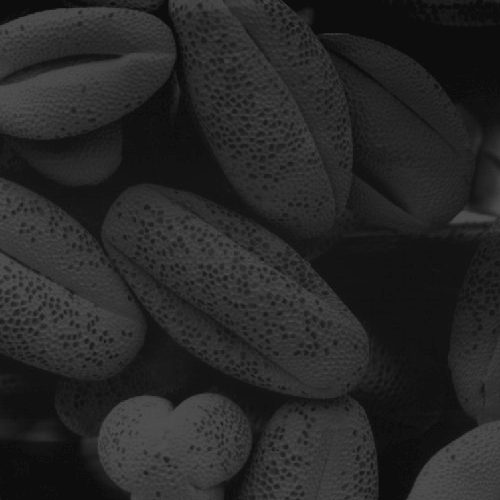
#> input picture 3401/image/A1.tif, 500 x 500 px, given in place of A1.png, which was not available
$ jupyter execute equalization_Chapter.ipynb   (text cells are left out)
#> lines starting #> are read from the running program, lines starting #| are printed output that depends on the picture; pictures that were not available may be replaced by others from this repository, and a replacement may not be noted
[cell 1]
import numpy as np
import cv2
import matplotlib.pyplot as plt

[cell 2]
def ShowImage(img):
    plt.axis("off")
    plt.imshow(img, cmap='gray')
    plt.show()

[cell 3]
gamma = 0.5
c = 255.0

[cell 4]
img = cv2.imread('./images/A1.png', 0)
#> img is the input picture: shape (500, 500); min 13, max 83, mean 38.7
img_norm = img.astype(np.float16)
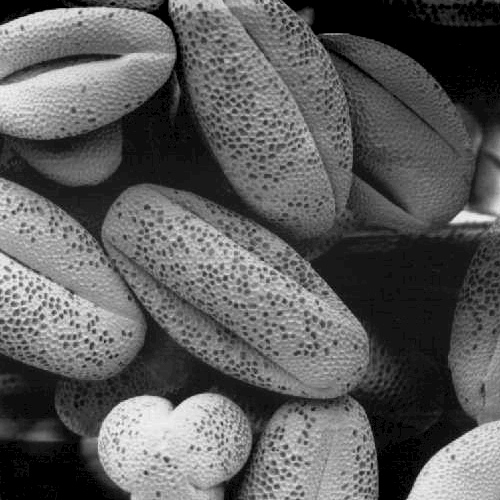
#> img_norm: shape (500, 500) float16; min 13, max 83, mean 38.8; drawn with min black and max white
print(np.amin(img_norm), np.amax(img_norm))
#| 13.0 83.0
img_norm = img_norm/np.amax(img_norm)
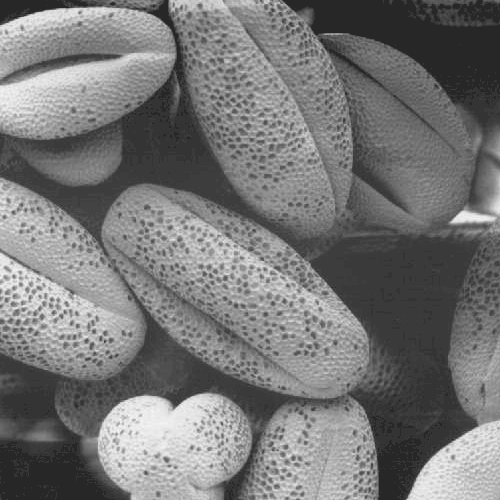
#> img_norm: shape (500, 500) float16; min 0.157, max 1, mean 0.467
print(np.amax(img_norm))
#| 1.0

[cell 5]
gamma_img = (img_norm**gamma)*c
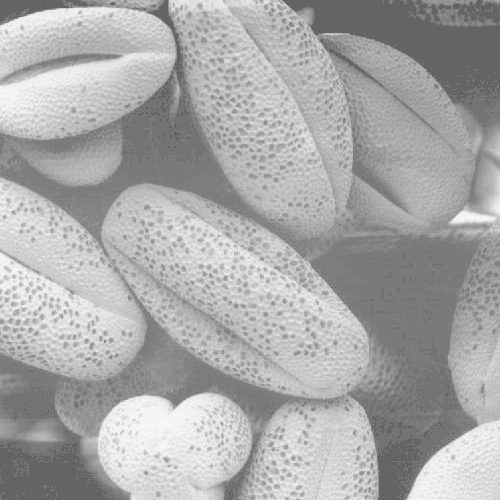
#> gamma_img: shape (500, 500) float16; min 100.9, max 255, mean 169.5
gamma_img = gamma_img.astype(np.uint8)
print(np.amin(gamma_img), np.amax(gamma_img))
#| 100 255

[cell 6]
muls = cv2.hconcat([img, gamma_img])
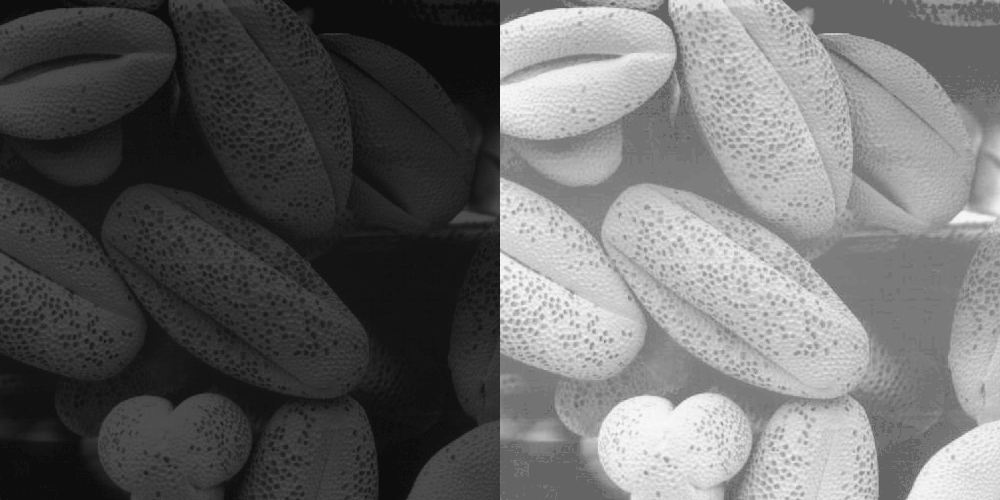
#> muls: shape (500, 1000); min 13, max 255, mean 103.9
ShowImage(gamma_img)

[cell 7]
hist_0 = cv2.calcHist([img], [0], None, [256], [0, 256])
#> hist_0 = 256 values, max 17718 at index 13, min 0 at index 0, mean 976.6
hist_1 = cv2.calcHist([gamma_img], [0], None, [256], [0, 256])
#> hist_1 = 256 values, max 17718 at index 100, min 0 at index 0, mean 976.6
print(hist_0.shape, hist_1.shape )
#| (256, 1) (256, 1)

[cell 8]
plt.figure(figsize=(4,2))
plt.plot(hist_0)
plt.title('Histogram')
plt.xlabel('Pixel Intensity')
plt.ylabel('Frequency')
plt.show()
#> figure, not shown here; curve peaks at x = 13, y = 17718
# plt.savefig('

[cell 9]
plt.figure(figsize=(4,2))
plt.plot(hist_1)
plt.title('Histogram')
plt.xlabel('Pixel Intensity')
plt.ylabel('Frequency')
plt.show()
#> figure, not shown here; curve peaks at x = 100, y = 17718
# plt.savefig('

[cell 10]
hist, bins = np.histogram(gamma_img.flatten(), 256, [0,256])
#> hist has the same summary as hist_1; bins = 257 values from 0 to 256
print(hist.shape)
#| (256,)

[cell 11]
plt.figure(figsize=(4,2))
plt.plot(hist)
plt.title('Histogram')
plt.xlabel('Pixel Intensity')
plt.ylabel('Frequency')
plt.show()

[cell 12]
cdf = hist.cumsum()
#> cdf = 256 values from 0 to 250000

[cell 13]
fig = plt.figure()
fig.add_subplot(1, 2, 1)
plt.plot(hist)
plt.title('Histogram')
plt.xlabel('Pixel Intensity')
plt.ylabel('Frequency')

fig.add_subplot(1, 2, 2)
plt.plot(cdf)
plt.title('Histogram')
plt.xlabel('Pixel Intensity')
plt.ylabel('Frequency')

plt.show()
#> figure, not shown here; panel 1: curve peaks at x = 100, y = 17718; panel 2: curve peaks at x = 255, y = 250000

[cell 14]
cdf_m = np.ma.masked_equal(cdf, 0)
cdf_m = ((cdf_m - cdf_m.min())  / (cdf_m.max() - cdf_m.min()))*255

[cell 15]
fig = plt.figure()
fig.add_subplot(1, 2, 1)
plt.plot(cdf)
plt.title('Histogram')
plt.xlabel('Pixel Intensity')
plt.ylabel('Frequency')

fig.add_subplot(1, 2, 2)
plt.plot(cdf_m)
plt.title('Histogram')
plt.xlabel('Pixel Intensity')
plt.ylabel('Frequency')

plt.show()
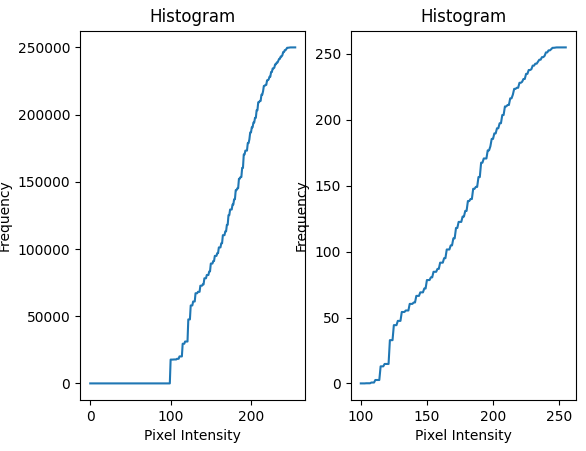
#> figure drawn by matplotlib, 2 panels; panel 1: curve peaks at x = 255, y = 250000; panel 2: curve peaks at x = 255, y = 255

[cell 16]
cdf_m = np.ma.filled(cdf_m, 0).astype('uint8')
#> cdf_m = 256 values from 0 to 255

[cell 17]
equalized_image = cdf_m[gamma_img]
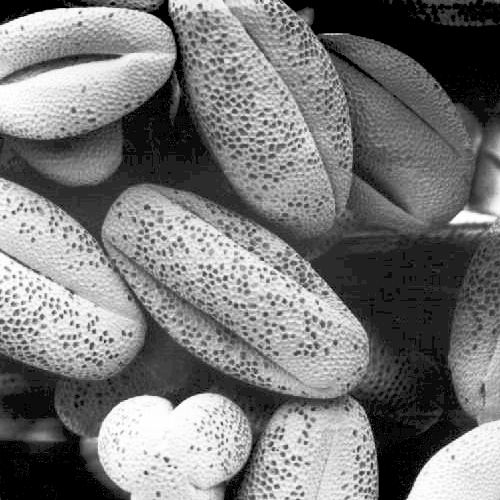
#> equalized_image: shape (500, 500); min 0, max 255, mean 120.9

[cell 18]
muls_0 = cv2.hconcat([img, equalized_image])
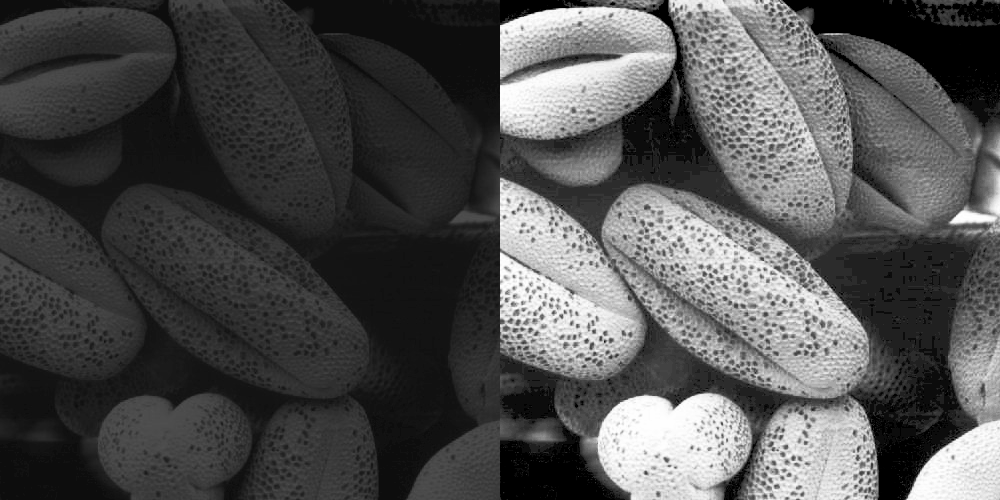
#> muls_0: shape (500, 1000); min 0, max 255, mean 79.8
muls_1 = cv2.hconcat([gamma_img, equalized_image])
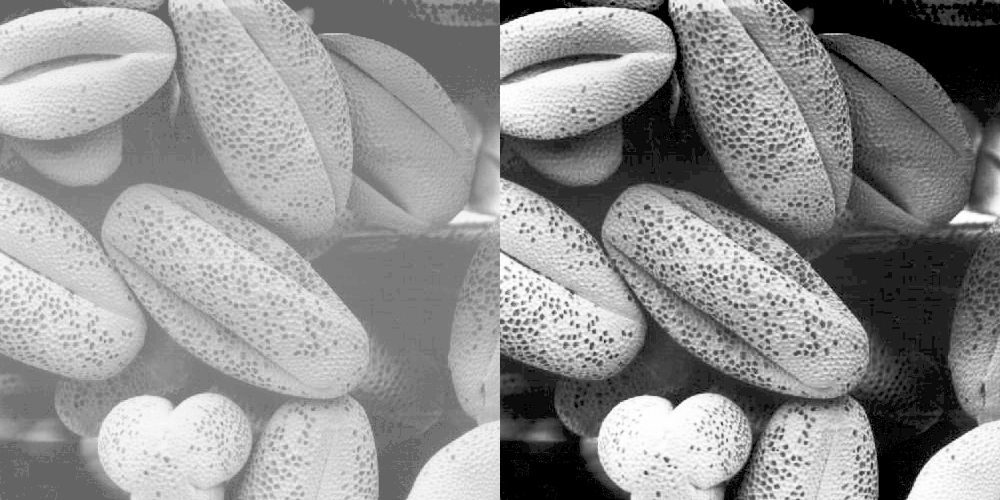
#> muls_1: shape (500, 1000); min 0, max 255, mean 145
muls = cv2.vconcat([muls_0, muls_1])
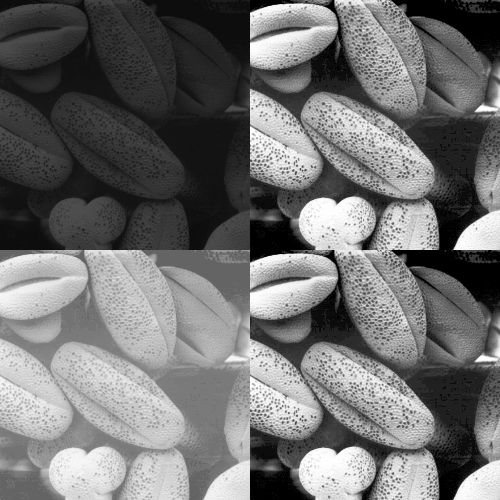
#> muls: shape (1000, 1000) (shown at 1/2 size); min 0, max 255, mean 112.4

ShowImage(equalized_image)

[cell 19]
cv2.imshow("Results", equalized_image)
cv2.waitKey()
cv2.destroyAllWindows()

[cell 20]
hist_equ, bins = np.histogram(equalized_image.flatten(), 256, [0,256])
#> hist_equ = 256 values, max 18320 at index 0, min 0 at index 1, mean 976.6
plt.figure(figsize=(4,2))
plt.plot(hist_equ)
plt.title('Histogram')
plt.xlabel('Pixel Intensity')
plt.ylabel('Frequency')
plt.show()
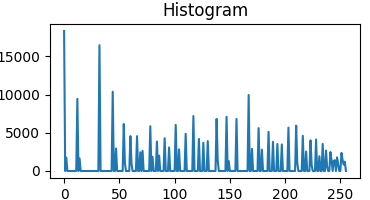
#> figure drawn by matplotlib, 1 panel; curve peaks at x = 0, y = 18320

$ run again, with 3401/image/A3.tif copied over 3401/image/A1.tif
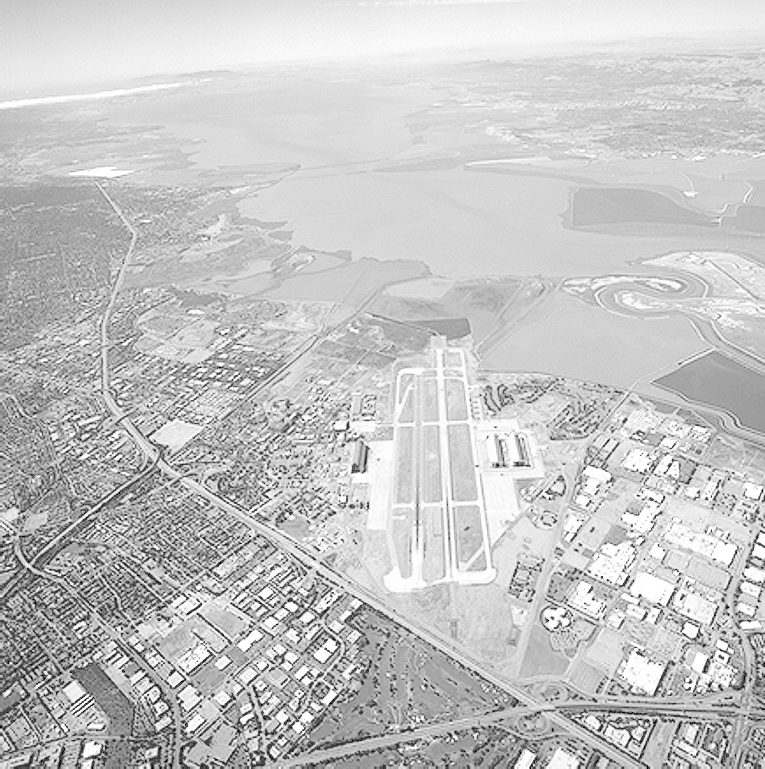
#> input picture 3401/image/A3.tif, 765 x 769 px, given in place of A1.png, which was not available
#> img is the input picture: shape (769, 765); min 0, max 255, mean 197.1
#| 0.0 255.0
#| 1.0
#| 0 255
#> hist_0 = 256 values, max 15137 at index 213, min 0 at index 1, mean 2298
#> hist_1 = 256 values, max 26178 at index 233, min 0 at index 1, mean 2298
#| (256, 1) (256, 1)
#> hist has the same summary as hist_1; bins = 257 values from 0 to 256
#| (256,)
#> cdf = 256 values from 875 to 588285
#> cdf_m = 256 values from 0 to 255
#> `muls = cv2.vconcat([muls_0, muls_1])`:
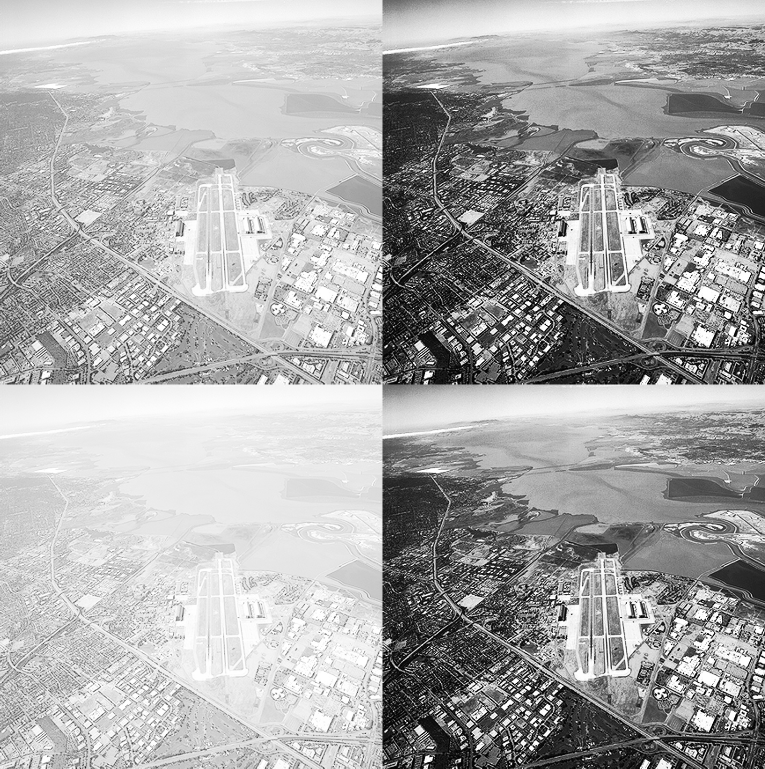
#> muls: shape (1538, 1530) (shown at 1/2 size); min 0, max 255, mean 169.5
#> hist_equ = 256 values, max 26178 at index 158, min 0 at index 3, mean 2298
#> `plt.show()`:
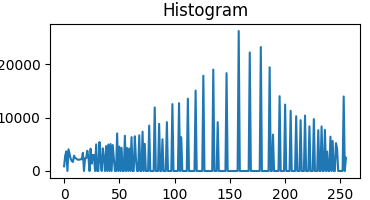
#> figure drawn by matplotlib, 1 panel; curve peaks at x = 158, y = 26178
